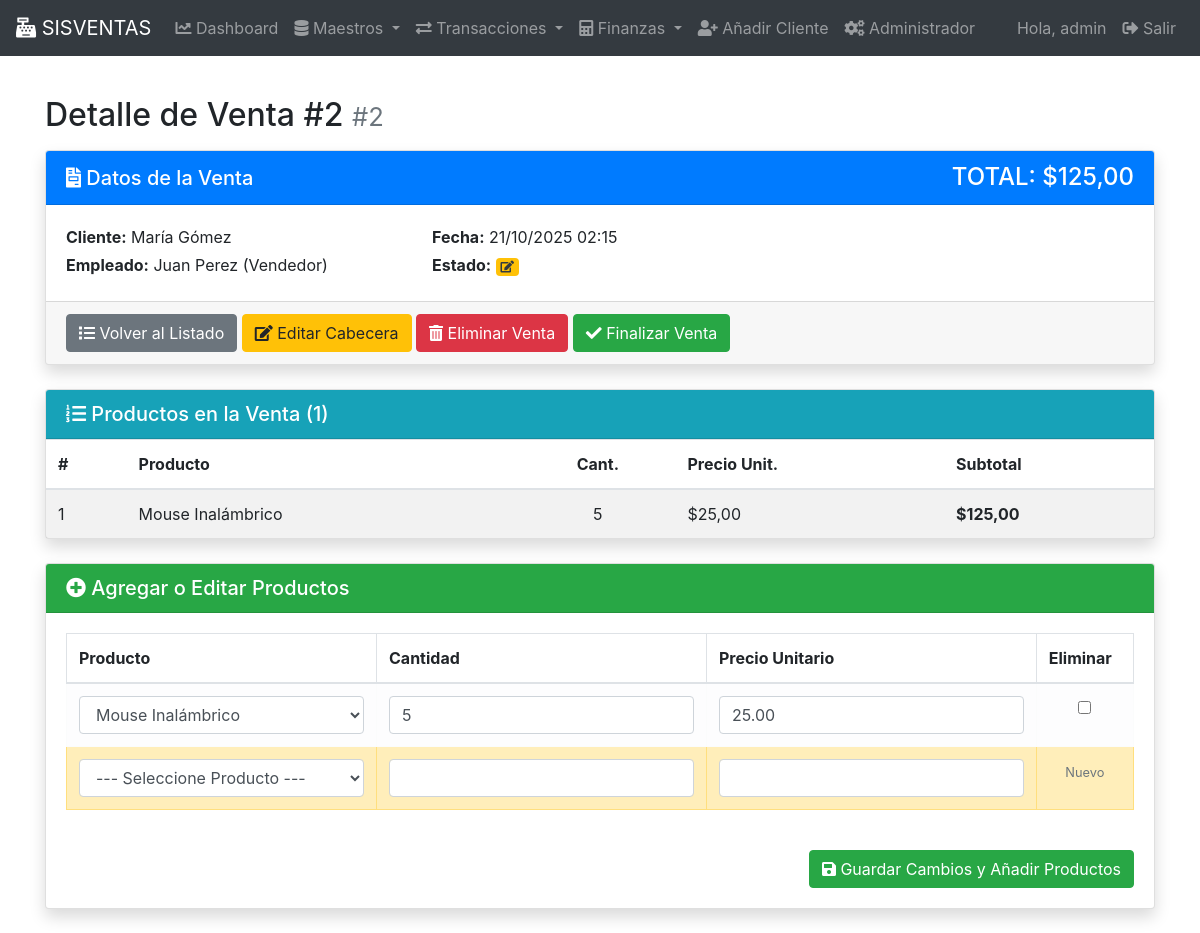
The page /ventas/2/ (signed in) on the database its author committed.
### gestion/models.py (models this page shows, shortened)
class Venta(models.Model):
    fecha = models.DateTimeField(auto_now_add=True)
    cliente = models.ForeignKey(Cliente, on_delete=models.PROTECT)
    empleado = models.ForeignKey(Empleado, on_delete=models.SET_NULL, null=True)
    total = models.DecimalField(max_digits=10, decimal_places=2, default=0)
    estado = models.CharField(max_length=50, default='Pendiente')
    class Meta:
        verbose_name_plural = "Ventas"

class Cliente(models.Model):
    nombre = models.CharField(max_length=100)
    apellido = models.CharField(max_length=100)
    direccion = models.CharField(max_length=255, blank=True, null=True)
    telefono = models.CharField(max_length=15, blank=True, null=True)
    email = models.EmailField(max_length=255, unique=True)
    fecha_registro = models.DateField(auto_now_add=True)
    class Meta:
        verbose_name_plural = "Clientes"
    def __str__(self):
        return f'{self.nombre} {self.apellido}'

class Empleado(models.Model):
    nombre = models.CharField(max_length=100)
    apellido = models.CharField(max_length=100)
    cargo = models.CharField(max_length=100)
    fecha_contratacion = models.DateField()
    salario = models.DecimalField(max_digits=10, decimal_places=2)
    class Meta:
        verbose_name_plural = "Empleados"
    def __str__(self):
        return f'{self.nombre} {self.apellido} ({self.cargo})'

class DetalleVenta(models.Model):
    venta = models.ForeignKey(Venta, on_delete=models.CASCADE)
    producto = models.ForeignKey(Producto, on_delete=models.PROTECT)
    cantidad = models.IntegerField()
    precio_unitario = models.DecimalField(max_digits=10, decimal_places=2)
    subtotal = models.DecimalField(max_digits=10, decimal_places=2, default=0)
    _cantidad_original = None
    def __init__(self, *args, **kwargs):
        super().__init__(*args, **kwargs)
        if self.pk:
            self._cantidad_original = self.cantidad
    class Meta:
        verbose_name = "Detalle de Venta"
        verbose_name_plural = "Detalles de Venta"

class Producto(models.Model):
    nombre = models.CharField(max_length=100, unique=True)
    descripcion = models.TextField(blank=True)
    precio = models.DecimalField(max_digits=10, decimal_places=2)
    stock = models.IntegerField(default=0) # Stock en la tabla de Producto (Tabla 6)
    stock_minimo = models.IntegerField(default=5, verbose_name="Stock Mínimo de Alerta")
    proveedor = models.ForeignKey('Proveedor', on_delete=models.SET_NULL, null=True)
    categoria = models.ForeignKey('CategoriaProducto', on_delete=models.SET_NULL, null=True)
    marca = models.ForeignKey('Marca', on_delete=models.SET_NULL, null=True, blank=True)
    class Meta:
        verbose_name_plural = "Productos"
    def __str__(self):
        return self.nombre

### gestion/views.py (the view, shortened to what this page needs)
# urls.py: path('ventas/<int:pk>/', VentaDetalleView.as_view(), name='venta_detalle'),
class VentaDetalleView(PermissionRequiredMixin, UpdateView):
    permission_required = 'gestion.change_venta'
    model = Venta
    form_class = VentaForm # Se usa para el formulario oculto de cabecera
    template_name = 'gestion/ventas/venta_detalle.html'
    context_object_name = 'venta'
    def get_context_data(self, **kwargs):
        data = super().get_context_data(**kwargs)
        venta = self.object
        if self.request.POST:
            data['formset'] = DetalleVentaFormset(self.request.POST, instance=venta)
        elif 'formset' in kwargs:
            data['formset'] = kwargs['formset']
        else:
            data['formset'] = DetalleVentaFormset(instance=venta)
        data['titulo_pagina'] = f'Detalle de Venta #{venta.id}'
        data['detalles'] = DetalleVenta.objects.filter(venta=venta).select_related('producto')
        return data

### gestion/forms.py
class VentaForm(BaseForm):
    moneda = forms.ModelChoiceField(queryset=Moneda.objects.all(), required=False)
    class Meta:
        model = Venta
        exclude = ('total', 'fecha',)
        fields = '__all__'
        labels = {
            'cliente': 'Cliente (*)', 'empleado': 'Empleado (*)', 'estado': 'Estado de Venta',
        }

### gestion/templates/gestion/ventas/venta_detalle.html (shortened to what this page needs)
{% extends 'base.html' %}
{% load static %}
{% load humanize %}
{% block content %}
<div class="row">
    <div class="col-md-12">
        <h2 class="mt-4 mb-3">{{ titulo_pagina }} <small class="text-muted">#{{ venta.id }}</small></h2>
        <div class="card shadow mb-4">
            <div class="card-header bg-primary text-white d-flex justify-content-between align-items-center">
                <h5 class="mb-0"><i class="fas fa-file-invoice"></i> Datos de la Venta</h5>
                <h4 class="mb-0">TOTAL: ${{ venta.total|floatformat:2|intcomma }}</h4>
            </div>
            <div class="card-body">
                <div class="row">
                    <div class="col-md-4">
                        <p class="mb-1"><strong>Cliente:</strong> {{ venta.cliente }}</p>
                        <p class="mb-1"><strong>Empleado:</strong> {{ venta.empleado }}</p>
                    </div>
                    <div class="col-md-4">
                        <p class="mb-1"><strong>Fecha:</strong> {{ venta.fecha|date:"d/m/Y H:i" }}</p>
                        <p class="mb-1"><strong>Estado:</strong>
                            {% if venta.estado == 'FINALIZADA' %}
                                <span class="badge bg-success"><i class="fas fa-lock me-1"></i> {{ venta.get_estado_display }}</span>
                            {% else %}
                                <span class="badge bg-warning text-dark"><i class="fas fa-edit me-1"></i> {{ venta.get_estado_display }}</span>
                            {% endif %}
                        </p>
                    </div>
                </div>
            </div>
            <div class="card-footer text-end">
                <a href="{% url 'venta_lista' %}" class="btn btn-secondary">
                    <i class="fas fa-list"></i> Volver al Listado
                </a>
                {% if venta.estado != 'FINALIZADA' %}
                    <a href="{% url 'venta_editar' pk=venta.pk %}" class="btn btn-warning me-2" title="Editar Cliente, Empleado, etc.">
                        <i class="fas fa-edit"></i> Editar Cabecera
                    </a>
                    <a href="{% url 'venta_eliminar' pk=venta.pk %}" class="btn btn-danger me-2" title="Eliminar la Venta (solo si no está FINALIZADA)">
                        <i class="fas fa-trash-alt"></i> Eliminar Venta
                    </a>
                    <form method="post" action="{% url 'venta_finalizar' pk=venta.pk %}" style="display:inline;" onsubmit="return confirm('¿Está seguro de que desea FINALIZAR esta venta? Esta acción es irreversible y descontará el stock.');">
                        <button type="submit" class="btn btn-success"
                                title="Finalizar la venta y descontar stock">
                            <i class="fas fa-check"></i> Finalizar Venta
                        </button>
                    </form>
                {% endif %}
            </div>
        </div>
        <div class="card shadow mb-4">
            <div class="card-header bg-info text-white">
                <h5 class="mb-0"><i class="fas fa-list-ol"></i> Productos en la Venta ({{ detalles|length }})</h5>
            </div>
            <div class="card-body p-0">
                {% if detalles %}
                <div class="table-responsive">
                    <table class="table table-striped table-hover align-middle mb-0">
                        <thead>
                            <tr>
                                <th>#</th>
                                <th>Producto</th>
                                <th class="text-center">Cant.</th>
                                <th class="text-end">Precio Unit.</th>
                                <th class="text-end">Subtotal</th>
                            </tr>
                        </thead>
                        <tbody>
                            {% for detalle in detalles %}
                            <tr>
                                <td>{{ forloop.counter }}</td>
                                <td>{{ detalle.producto.nombre }}</td>
                                <td class="text-center">{{ detalle.cantidad }}</td>
                                <td class="text-end">${{ detalle.precio_unitario|floatformat:2|intcomma }}</td>
                                <td class="text-end"><strong>${{ detalle.subtotal|floatformat:2|intcomma }}</strong></td>
                            </tr>
                            {% endfor %}
                        </tbody>
                    </table>
                </div>
                {% else %}
                <div class="alert alert-warning m-3" role="alert">
                    <i class="fas fa-exclamation-triangle"></i> No hay productos registrados para esta venta. Use el formulario de abajo para añadir uno.
                </div>
                {% endif %}
            </div>
        </div>
        {% if venta.estado != 'FINALIZADA' %}
        <div class="card shadow mb-4">
            <div class="card-header bg-success text-white">
                <h5 class="mb-0"><i class="fas fa-plus-circle"></i> Agregar o Editar Productos</h5>
            </div>
            <div class="card-body">
                <form method="post" onsubmit="return limpiarFormularioDetalle(this);">
                    <div class="table-responsive" id="detalle-formset-container">
                        <table class="table table-bordered align-middle">
                            <thead>
                                <tr>
                                    <th>Producto</th>
                                    <th>Cantidad</th>
                                    <th>Precio Unitario</th>
                                    <th>Eliminar</th>
                                </tr>
                            </thead>
                            <tbody>
                                {% for form_detalle in formset %}
                                <tr class="detalleventa-form-row {% if form_detalle.instance.pk %}table-light{% else %}table-warning{% endif %}">
                                    <td>
                                        {{ form_detalle.producto }}
                                    </td>
                                    <td>
                                        {{ form_detalle.cantidad }}
                                    </td>
                                    <td>
                                        {{ form_detalle.precio_unitario }}
                                    </td>
                                    <td class="text-center">
                                        {% if form_detalle.instance.pk %}
                                            {{ form_detalle.DELETE }}
                                        {% else %}
                                            <small class="text-muted">Nuevo</small>
                                        {% endif %}
                                    </td>
                                </tr>
                                {% endfor %}
                            </tbody>
                        </table>
                    </div>
                    <div class="d-flex justify-content-end mt-4">
                        <button type="submit" class="btn btn-success">
                            <i class="fas fa-save"></i> Guardar Cambios y Añadir Productos
                        </button>
                    </div>
                </form>
            </div>
        </div>
        {% endif %}
    </div>
</div>
{% endblock %}

### templates/base.html (shortened to what this page needs)
<!DOCTYPE html>
<html lang="es">
<head>
    <link href="https://stackpath.bootstrapcdn.com/bootstrap/4.5.2/css/bootstrap.min.css" rel="stylesheet">
    <link rel="stylesheet" href="https://cdnjs.cloudflare.com/ajax/libs/font-awesome/5.15.4/css/all.min.css">
</head>
<body>
    <nav class="navbar navbar-expand-lg navbar-dark bg-dark">
      <a class="navbar-brand" href="{% url 'dashboard' %}"><i class="fas fa-cash-register"></i> SISVENTAS</a>
      <div class="collapse navbar-collapse" id="navbarNav">
        <ul class="navbar-nav mr-auto">
          <li class="nav-item {% if request.resolver_match.url_name == 'dashboard' %}active{% endif %}">
            <a class="nav-link" href="{% url 'dashboard' %}"><i class="fas fa-chart-line"></i> Dashboard</a>
          </li>
          <li class="nav-item dropdown">
            <a class="nav-link dropdown-toggle" href="#" id="navbarDropdownMaestros" role="button" data-toggle="dropdown" aria-haspopup="true" aria-expanded="false">
              <i class="fas fa-database"></i> Maestros
            </a>
          </li>
          <li class="nav-item dropdown">
            <a class="nav-link dropdown-toggle" href="#" id="navbarDropdownTransacciones" role="button" data-toggle="dropdown" aria-haspopup="true" aria-expanded="false">
              <i class="fas fa-exchange-alt"></i> Transacciones
            </a>
          </li>
          <li class="nav-item dropdown">
            <a class="nav-link dropdown-toggle" href="#" id="navbarDropdownFinanzas" role="button" data-toggle="dropdown" aria-haspopup="true" aria-expanded="false">
              <i class="fas fa-calculator"></i> Finanzas
            </a>
          </li>
          <li class="nav-item">
            <a class="nav-link" href="{% url 'cliente_crear' %}"><i class="fas fa-user-plus"></i> Añadir Cliente</a>
          </li>
          <li class="nav-item">
            <a class="nav-link" href="{% url 'admin:index' %}"><i class="fas fa-cogs"></i> Administrador</a>
          </li>
        </ul>
        <ul class="navbar-nav ml-auto">
            {% if user.is_authenticated %}
            <li class="nav-item">
                <a class="nav-link" href="#">Hola, {{ user.username }}</a>
            </li>
            <li class="nav-item">
                <a class="nav-link" href="#"><i class="fas fa-sign-out-alt"></i> Salir</a>
            </li>
            {% else %}
            <li class="nav-item">
                <a class="nav-link" href="#"><i class="fas fa-sign-in-alt"></i> Iniciar Sesión</a>
            </li>
            {% endif %}
        </ul>
      </div>
    </nav>
    <main role="main" class="container">
        {% block content %}
        {% endblock %}
    </main>
</body>
</html>

### rows shown on the page
Venta: id "2", total "125,00", cliente "María Gómez", empleado "Juan Perez (Vendedor)", fecha "21/10/2025 02:15"
DetalleVenta: producto.nombre "Mouse Inalámbrico", cantidad "5", precio_unitario "25,00", subtotal "125,00"

### other values the page prints
{{ user.username }} "admin"
{{ titulo_pagina }} "Detalle de Venta #2"
{{ detalles|length }} "1"
